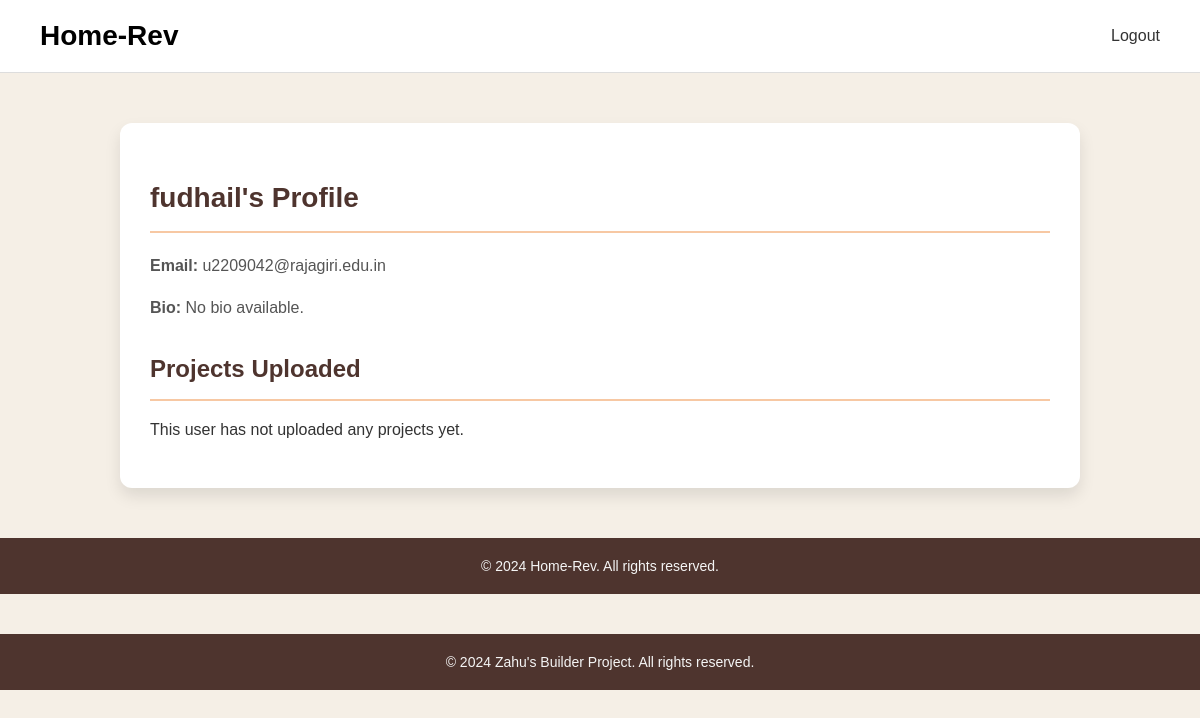
The page /profile/3 on the database its author committed.
### db_setup.py (models this page shows)
class User(db.Model):
    id = db.Column(db.Integer, primary_key=True)
    username = db.Column(db.String(150), unique=True, nullable=False)
    email = db.Column(db.String(150), unique=True, nullable=False)
    password = db.Column(db.String(150), nullable=False)
    bio = db.Column(db.Text, nullable=True)
    rating = db.Column(db.Float, nullable=True)
    is_admin = db.Column(db.Boolean, default=False)  # New column for admin role

### app.py (the view)
@app.route('/profile/<int:user_id>')
def view_uploader_profile(user_id):
    user = User.query.get_or_404(user_id)
    projects = Project.query.filter_by(user_id=user.id).all()
    return render_template('profile.html', user=user, projects=projects)

### templates/profile.html (shortened to what this page needs)
      <!DOCTYPE html>
            <html lang="en">
            <head>
            </head>
            <body>
                <header>
                    <div class="left-menu">
                        <span class="site-name">Home-Rev</span>
                    </div>
                    <nav class="right-menu">
                        <a href="{{ url_for('logout') }}">Logout</a>
                       </nav>
                </header>
                <div class="profile-container">
                    <h2>{{ user.username }}'s Profile</h2>
                    <div class="profile-details">
                        <p><strong>Email:</strong> {{ user.email }}</p>
                        <p><strong>Bio:</strong> {{ user.bio if user.bio else "No bio available." }}</p>
                    </div>
                    <div class="projects-section">
                        <h3>Projects Uploaded</h3>
                        {% if projects %}
                            {% for project in projects %}
                                <div class="project-item">
                                    <h4>{{ project.name }}</h4>
                                    <p>{{ project.description | truncate(150, True) }}</p>
                                    <a href="{{ url_for('project_details', project_id=project.id) }}" class="view-project-btn">View Project</a>
                                </div>
                            {% endfor %}
                        {% else %}
                            <p>This user has not uploaded any projects yet.</p>
                        {% endif %}
                    </div>
                </div>
                <footer>
                    &copy; 2024 Home-Rev. All rights reserved.
                </footer>
            </body>
            </html>
    <footer>
        &copy; 2024 Zahu's Builder Project. All rights reserved.
    </footer>
</body>
</html>

### templates/profile.html (style rules this page uses)
body { font-family: 'Poppins', sans-serif; background-color: #f5efe6; color: #333; margin: 0; padding: 0; }
.profile-container { max-width: 900px; margin: 50px auto; padding: 30px; background-color: #fff; border-radius: 12px; box-shadow: 0 8px 16px rgba(0, 0, 0, 0.1); line-height: 1.6; }
.profile-container h2 { font-size: 28px; color: #4e342e; border-bottom: 2px solid #f7c8a3; padding-bottom: 10px; margin-bottom: 20px; }
.profile-details p { font-size: 16px; color: #555; margin-bottom: 10px; }
.projects-section { margin-top: 30px; }
.projects-section h3 { font-size: 24px; color: #4e342e; margin-bottom: 15px; border-bottom: 2px solid #f7c8a3; padding-bottom: 10px; }
footer { padding: 20px; background-color: #4e342e; color: #f5f5f5; text-align: center; font-size: 14px; margin-top: 40px; }
header { display: flex; justify-content: space-between; align-items: center; padding: 20px 40px; background-color: #ffffff; border-bottom: 1px solid #ddd; }
.site-name { font-size: 28px; font-weight: 600; color: #000; }
nav a { margin-left: 20px; text-decoration: none; color: #333; font-weight: 500; font-size: 16px; transition: color 0.3s ease; }

### rows shown on the page
User: username "fudhail", email "u2209042@rajagiri.edu.in", bio "No bio available."
